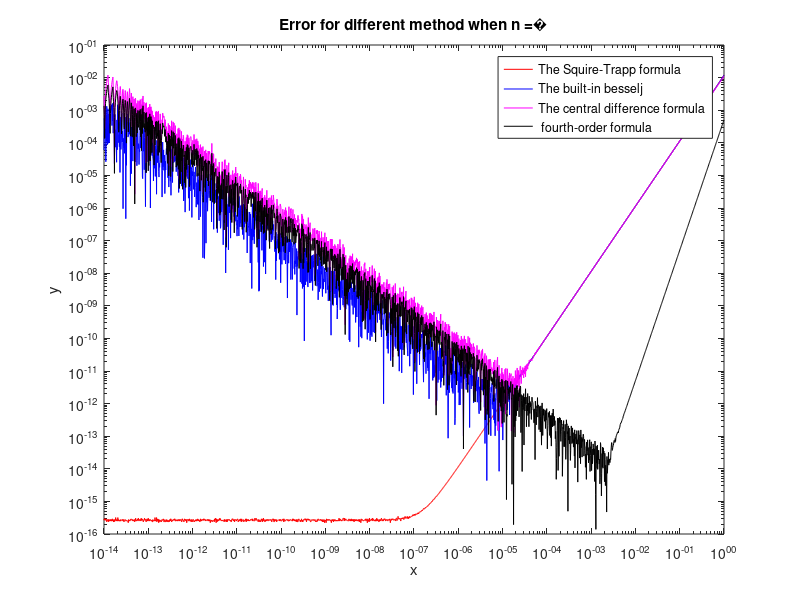
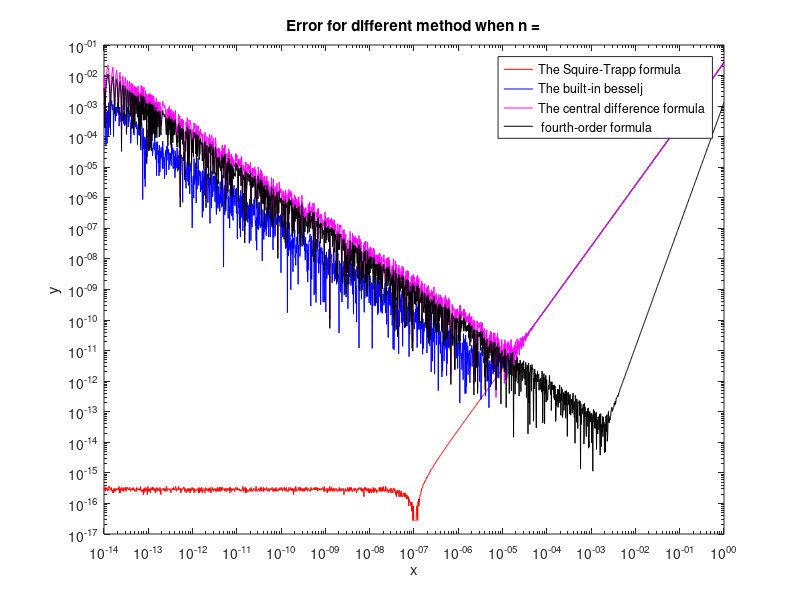
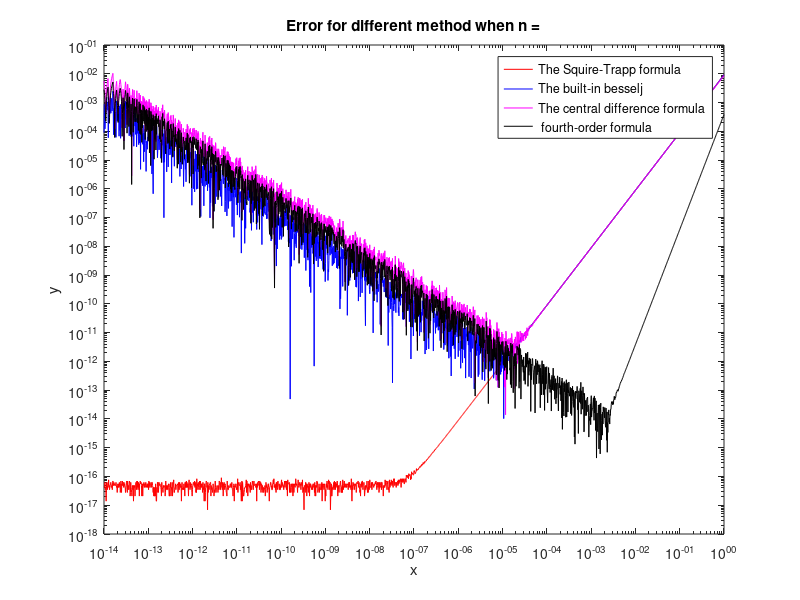

Write the MATLAB code that produced these figures, in order.
% =========================================================================
% AUTHOR ..... Huang, Lishan  Han, Jiarong Brown, Fraser Chen, Yushan 
% DATE .... March 22
%
% Description: Analysis test for Squire-Trapp formular
% =========================================================================
%%
% *Script*
close all
clear all
%%
% definition of the Bessel functions
    J = @(n, z) integral(@(t) cos(n*t - z*sin(t)), 0, pi)/pi;
    
    %Gien x to be tested
    x=22.3;
    
    %Given value of h
    h=logspace(-14,0,2019);
    
    % definiton of the derivative of the Bessel functions by using the
    % Squire-Trapp formular
    jn = @(n,x)( n * J (n, x) / x) -J (n+1 , x);
    
     % definiton of the derivative of the Bessel functions by using the
     % built-in besselj
    bessel=@(n,x) ( n * besselj(n,x) / x) -besselj(n+1,x);
    
    %create output matrix to store the errors 
    img = zeros(3,2019);
    img1 = zeros(3,2019);
    img2 = zeros(3,2019);
    img3 = zeros(3,2019);
    
    % calculate the error for n= 0, 1, 2
    for i =1:3
        
        n=i-1;
        
        %loop the given h to calculater the errors
        for k=1:2019
            
            %error of the Squire-Trapp formula 
            img(i,k) = abs(imag(J(n,x+1i*h(k))/h(k))- jn (n,x));
            
            %error of the built-in besselj
            img1(i,k) = abs(imag(besselj(n,x+1i*h(k))/h(k)) - bessel(n,x));
            
            %error of the central difference formula;
            img2(i,k) = abs((J(n,x+h(k)) -J(n,x-h(k)))/(2*h(k)) - jn(n,x));
            
            %error of the fourth-order formula
            img3(i,k) =abs((imag(J(n,x+1i*h(k))/h(k))+ (J(n,x+h(k)) -J(n,x-h(k)))/(2*h(k)))/2 - jn (n,x));
            
        end
        
        figure(i)
        %plot error 
        loglog (h,img(i,:),'r-',h,img1(i,:),'b-',h,img2(i,:),'m-',h,img3(i,:),'k-')  
        legend("The Squire-Trapp formula","The built-in besselj","The central difference formula"," fourth-order formula")
        title(["Error for different method when n =",n])
        xlabel("x")
        ylabel("y")
        
    end
   

    
